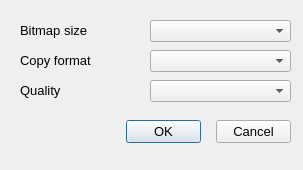
<?xml version="1.0" encoding="UTF-8"?>
<ui version="4.0">
 <class>CopyBitmap_Dialog</class>
 <widget class="QDialog" name="CopyBitmap_Dialog">
  <property name="geometry">
   <rect>
    <x>0</x>
    <y>0</y>
    <width>303</width>
    <height>170</height>
   </rect>
  </property>
  <property name="minimumSize">
   <size>
    <width>303</width>
    <height>170</height>
   </size>
  </property>
  <property name="maximumSize">
   <size>
    <width>303</width>
    <height>170</height>
   </size>
  </property>
  <property name="font">
   <font>
    <pointsize>10</pointsize>
   </font>
  </property>
  <property name="windowTitle">
   <string>Copy bitmap options</string>
  </property>
  <widget class="QPushButton" name="_2">
   <property name="geometry">
    <rect>
     <x>216</x>
     <y>120</y>
     <width>75</width>
     <height>23</height>
    </rect>
   </property>
   <property name="text">
    <string>Cancel</string>
   </property>
   <property name="autoDefault">
    <bool>false</bool>
   </property>
  </widget>
  <widget class="QPushButton" name="_1">
   <property name="geometry">
    <rect>
     <x>126</x>
     <y>120</y>
     <width>75</width>
     <height>23</height>
    </rect>
   </property>
   <property name="text">
    <string>OK</string>
   </property>
   <property name="default">
    <bool>true</bool>
   </property>
  </widget>
  <widget class="QComboBox" name="_100">
   <property name="geometry">
    <rect>
     <x>150</x>
     <y>20</y>
     <width>141</width>
     <height>22</height>
    </rect>
   </property>
  </widget>
  <widget class="QLabel" name="label_4">
   <property name="geometry">
    <rect>
     <x>20</x>
     <y>20</y>
     <width>111</width>
     <height>20</height>
    </rect>
   </property>
   <property name="font">
    <font>
     <pointsize>10</pointsize>
    </font>
   </property>
   <property name="text">
    <string>Bitmap size</string>
   </property>
   <property name="alignment">
    <set>Qt::AlignLeading|Qt::AlignLeft|Qt::AlignVCenter</set>
   </property>
  </widget>
  <widget class="QLabel" name="label_5">
   <property name="geometry">
    <rect>
     <x>20</x>
     <y>50</y>
     <width>111</width>
     <height>20</height>
    </rect>
   </property>
   <property name="font">
    <font>
     <pointsize>10</pointsize>
    </font>
   </property>
   <property name="text">
    <string>Copy format</string>
   </property>
   <property name="alignment">
    <set>Qt::AlignLeading|Qt::AlignLeft|Qt::AlignVCenter</set>
   </property>
  </widget>
  <widget class="QComboBox" name="_101">
   <property name="geometry">
    <rect>
     <x>150</x>
     <y>50</y>
     <width>141</width>
     <height>22</height>
    </rect>
   </property>
  </widget>
  <widget class="QComboBox" name="_102">
   <property name="geometry">
    <rect>
     <x>150</x>
     <y>80</y>
     <width>141</width>
     <height>22</height>
    </rect>
   </property>
  </widget>
  <widget class="QLabel" name="label_6">
   <property name="geometry">
    <rect>
     <x>20</x>
     <y>80</y>
     <width>111</width>
     <height>20</height>
    </rect>
   </property>
   <property name="font">
    <font>
     <pointsize>10</pointsize>
    </font>
   </property>
   <property name="text">
    <string>Quality</string>
   </property>
   <property name="alignment">
    <set>Qt::AlignLeading|Qt::AlignLeft|Qt::AlignVCenter</set>
   </property>
  </widget>
 </widget>
 <resources/>
 <connections/>
</ui>
